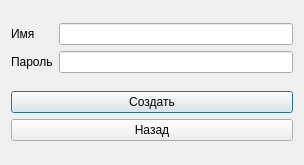
<?xml version="1.0" encoding="UTF-8"?>
<ui version="4.0">
 <class>SignIn</class>
 <widget class="QDialog" name="SignIn">
  <property name="geometry">
   <rect>
    <x>0</x>
    <y>0</y>
    <width>304</width>
    <height>165</height>
   </rect>
  </property>
  <property name="windowTitle">
   <string>Dialog</string>
  </property>
  <layout class="QVBoxLayout" name="verticalLayout_4">
   <item>
    <layout class="QHBoxLayout" name="horizontalLayout">
     <item>
      <layout class="QVBoxLayout" name="verticalLayout_2">
       <item>
        <widget class="QLabel" name="label">
         <property name="text">
          <string>Имя</string>
         </property>
        </widget>
       </item>
       <item>
        <widget class="QLabel" name="label_2">
         <property name="text">
          <string>Пароль</string>
         </property>
        </widget>
       </item>
      </layout>
     </item>
     <item>
      <layout class="QVBoxLayout" name="verticalLayout">
       <item>
        <widget class="QLineEdit" name="name"/>
       </item>
       <item>
        <widget class="QLineEdit" name="pass"/>
       </item>
      </layout>
     </item>
    </layout>
   </item>
   <item>
    <layout class="QVBoxLayout" name="verticalLayout_3">
     <item>
      <widget class="QPushButton" name="signin">
       <property name="text">
        <string>Создать</string>
       </property>
      </widget>
     </item>
     <item>
      <widget class="QPushButton" name="back">
       <property name="text">
        <string>Назад</string>
       </property>
      </widget>
     </item>
    </layout>
   </item>
  </layout>
 </widget>
 <resources/>
 <connections/>
</ui>
